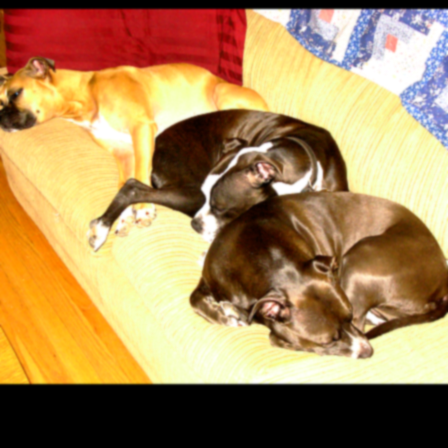
#> input picture scripts/input_image denorm.png, 448 x 448 px
$ python -i transforms.py   (imports and definitions only)
#> lines starting #> are read from the running program, lines starting #| are printed output that depends on the picture
import random
import numpy as np
from PIL import Image
#from scipy import misc
# import mmcv
import imageio

from PIL import ImageFilter, ImageOps, Image


class GaussianBlur(object):
    """
    Apply Gaussian Blur to the PIL image.
    """
    # [15 lines left out: functions __init__, __call__, not called in this run]


class Solarization(object):
    """
    Apply Solarization to the PIL image.
    """
    def __init__(self, p):
        self.p = p

    # [166 lines left out: functions __call__, normalize_img, random_scaling, _img_rescaling, img_resize_short, random_resize and 4 more, not called in this run]

class PhotoMetricDistortion(object):
    """ from mmseg """

    def __init__(self,
                 brightness_delta=32,
                 contrast_range=(0.5, 1.5),
                 saturation_range=(0.5, 1.5),
                 hue_delta=18):

        self.brightness_delta = brightness_delta
        self.contrast_lower, self.contrast_upper = contrast_range
        self.saturation_lower, self.saturation_upper = saturation_range
        self.hue_delta = hue_delta

    def convert(self, img, alpha=1, beta=0):
        """Multiple with alpha and add beat with clip."""
        img = img.astype(np.float32) * alpha + beta
        img = np.clip(img, 0, 255)
        return img.astype(np.uint8)

    def brightness(self, img):
        """Brightness distortion."""
        if np.random.randint(2):
            return self.convert(
                img,
                beta=random.uniform(-self.brightness_delta,
                                    self.brightness_delta))
        return img

    def contrast(self, img):
        """Contrast distortion."""
        if np.random.randint(2):
            return self.convert(
                img,
                alpha=random.uniform(self.contrast_lower, self.contrast_upper))
        return img

    def saturation(self, img):
        """Saturation distortion."""
        if np.random.randint(2):
            img = mmcv.bgr2hsv(img)
            img[:, :, 1] = self.convert(
                img[:, :, 1],
                alpha=random.uniform(self.saturation_lower,
                                     self.saturation_upper))
            img = mmcv.hsv2bgr(img)
        return img

    def hue(self, img):
        """Hue distortion."""
        if np.random.randint(2):
            img = mmcv.bgr2hsv(img)
            img[:, :,
                0] = (img[:, :, 0].astype(int) +
                      np.random.randint(-self.hue_delta, self.hue_delta)) % 180
            img = mmcv.hsv2bgr(img)
        return img

    def __call__(self, img):
        """Call function to perform photometric distortion on images.
        Args:
            results (dict): Result dict from loading pipeline.
        Returns:
            dict: Result dict with images distorted.
        """

        #img = results['img']
        # random brightness
        img = self.brightness(img)

        # mode == 0 --> do random contrast first
        # mode == 1 --> do random contrast last
        mode = np.random.randint(2)
        if mode == 1:
            img = self.contrast(img)

        # random saturation
        img = self.saturation(img)

        # random hue
        img = self.hue(img)

        # random contrast
        if mode == 0:
            img = self.contrast(img)

        #results['img'] = img
        return img

    # [9 lines left out: function __repr__, not called in this run]

>>> import cv2
>>> picture = cv2.imread('../scripts/input_image denorm.png', cv2.IMREAD_GRAYSCALE)
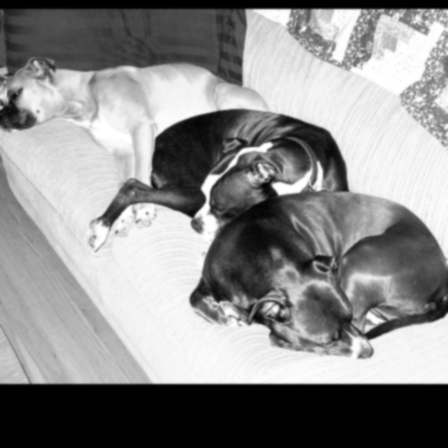
#> picture: shape (448, 448); min 0, max 255, mean 139.5
>>> result = PhotoMetricDistortion()(picture)
#> in convert, `img = np.clip(img, 0, 255)`:
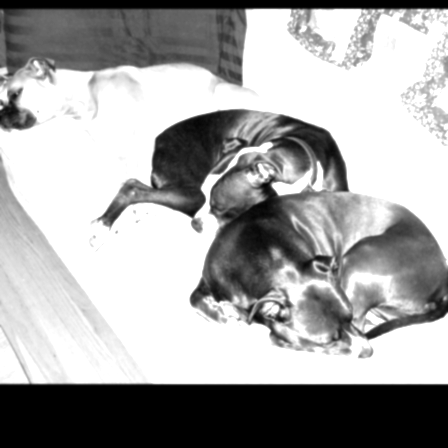
#> img: shape (448, 448) float32; min 0, max 255, mean 164.4
#> (the run stopped early here; a loop or call above may not have finished)
